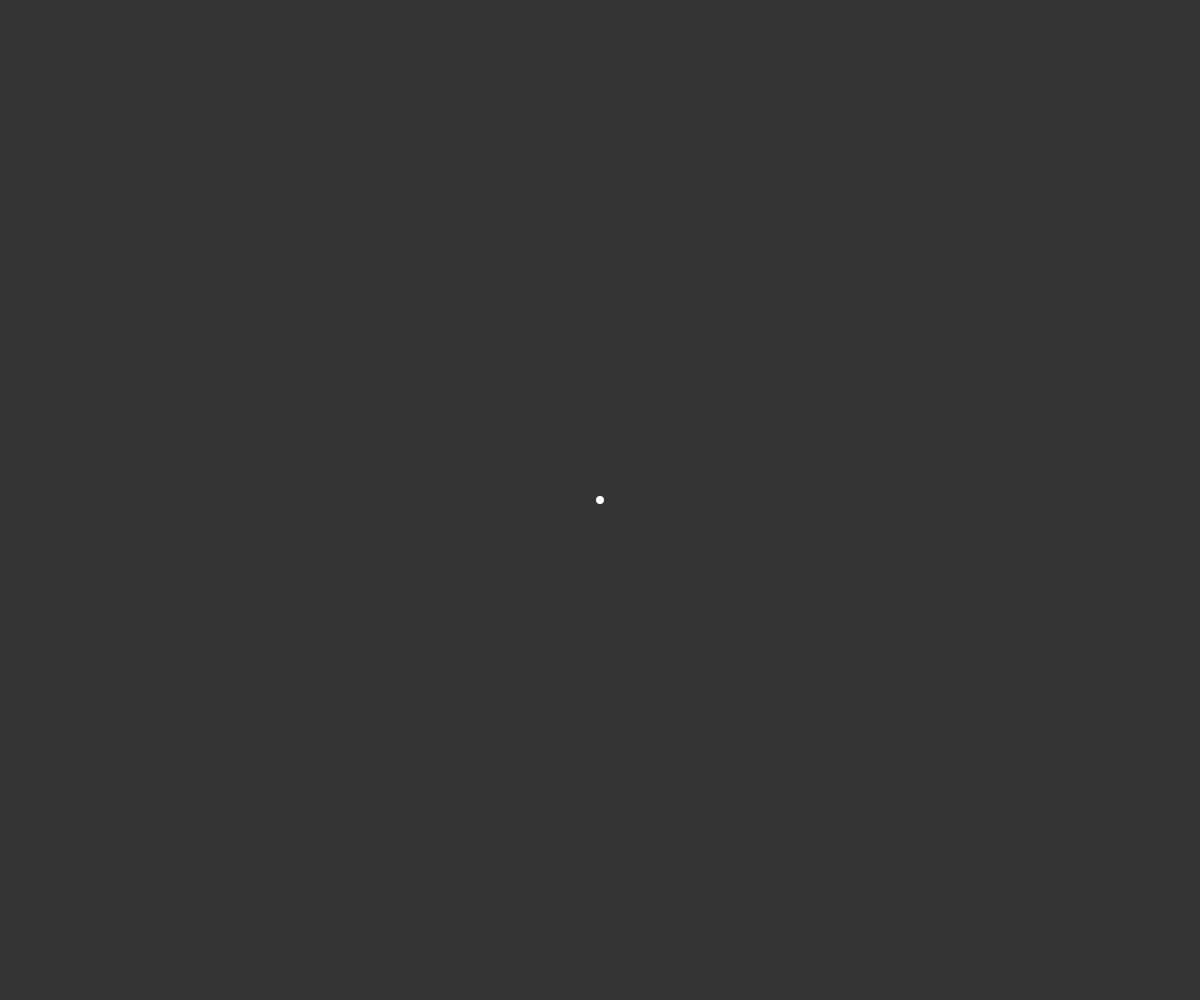
Frame 1 (no input)
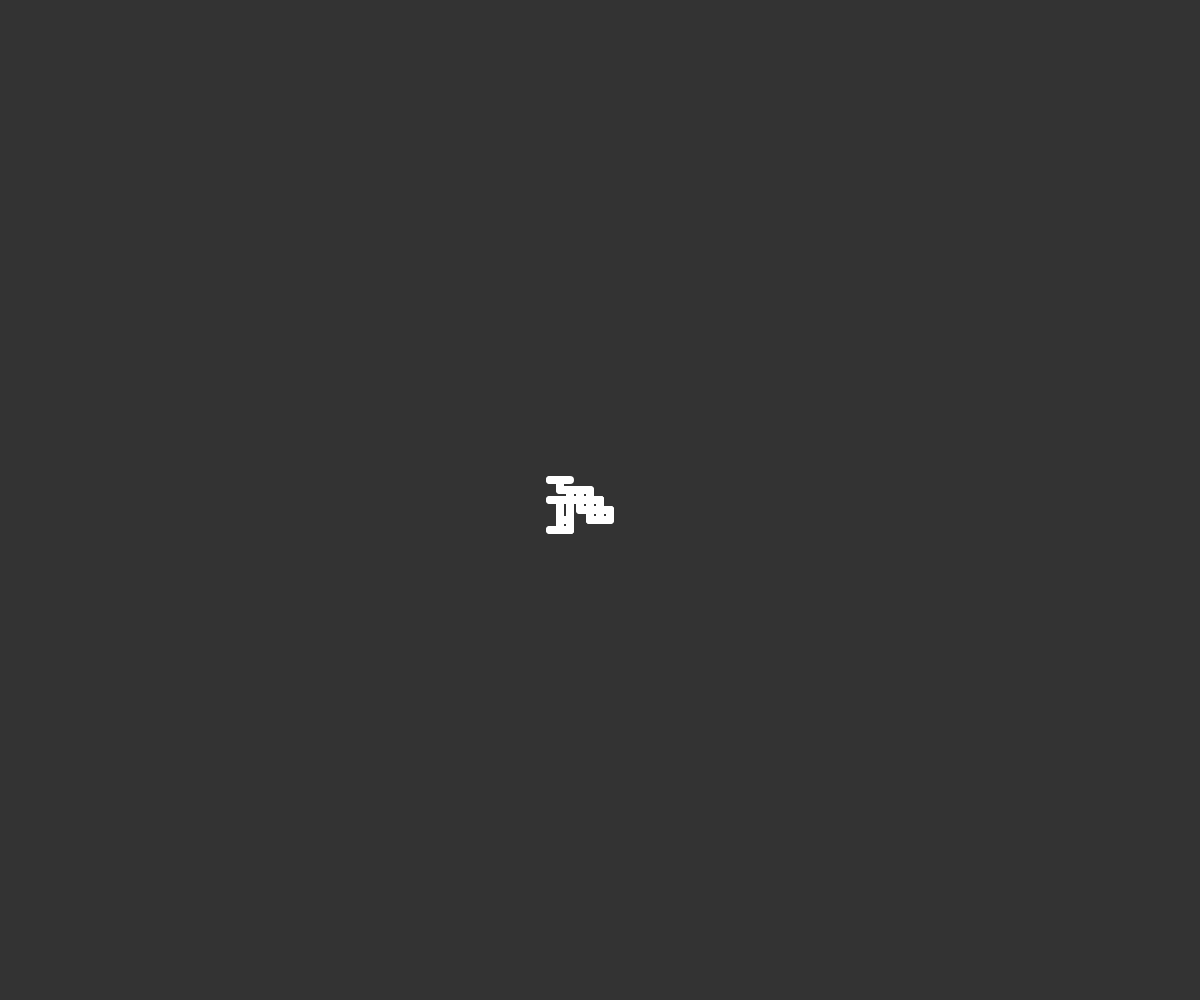
Frame 60 (no input)
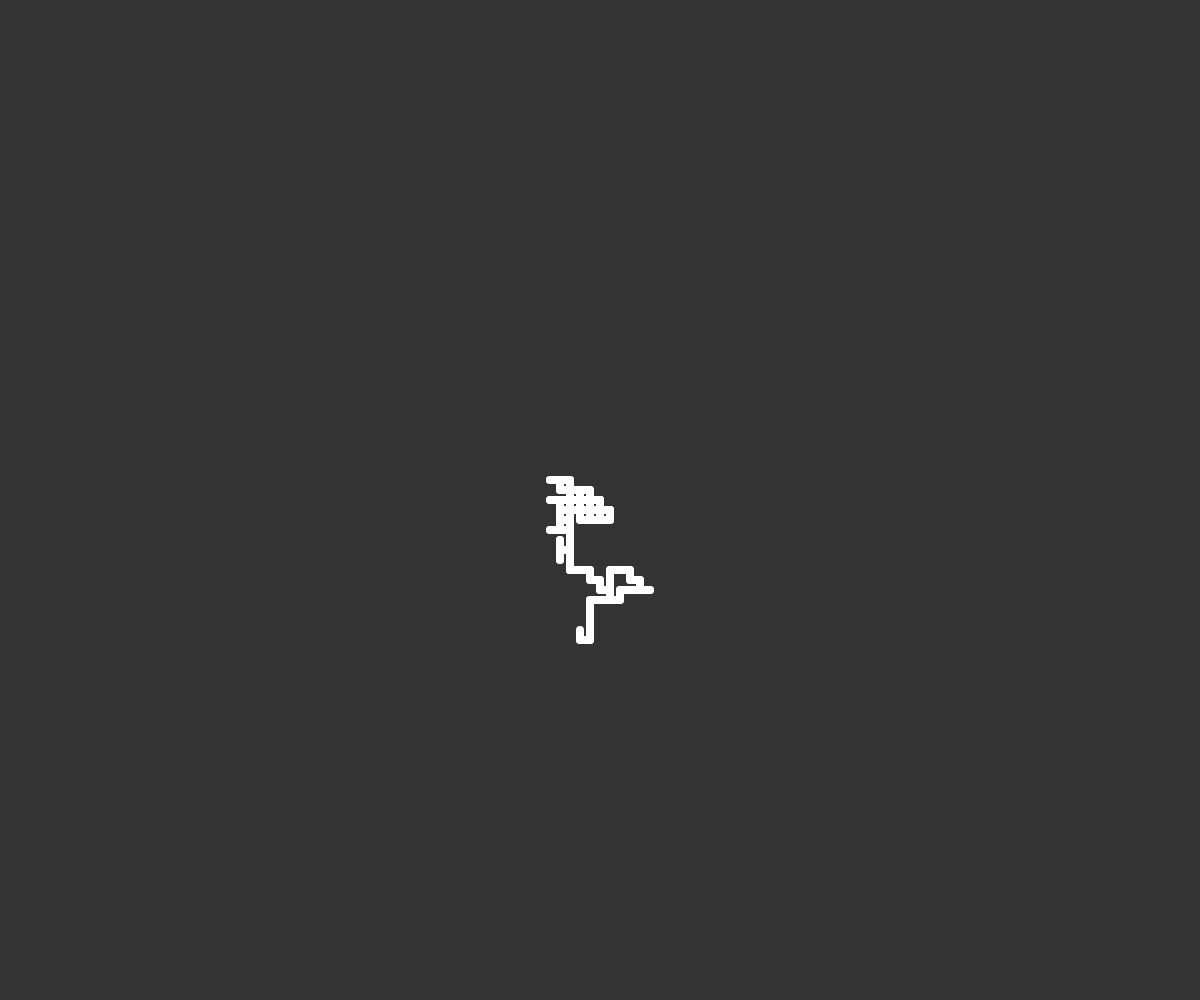
Frame 120 (the mouse pressed at the canvas centre since frame 60)

The p5.js sketch that drew these frames (run headless with seeded random() and noise() and a simulated clock; from frame 60 on, the mouse is pressed at the canvas centre):

// p5.js sketch
// ── sketch.js
let dx = 0;
let dy = 0;
	
	function setup() {
	createCanvas(windowWidth, windowHeight);
	x = width / 2;
	y = height / 2;
	background(51);
}

function draw() {
	let randomNumber = floor(random(4));
	
	stroke(255);
	strokeWeight(8);

	line(x, y, x-dx, y-dy);

	//random walk
	switch (randomNumber) {
		case 0:
		  dx = 10
			x = x + dx;
			dy = 0
			break;
		case 1:
		  dx = -10;
			x = x + dx;
			dy = 0;
			break;
		case 2:
		  dy = 10;
			y = y + dy;
			dx = 0;
			break;
		case 3:
		  dy = -10;
			y = y + dy;
			dx= 0
			break;
	}

}

// ── colors.js
//set a library of colors to choose from
/* 
0: (255, 0, 0)
1: (232, 73, 10)
2: (255, 104, 16)
3: (232, 129, 5)
4: (255, 181, 18)
5: (232, 194, 27)
6: (255, 242, 32)
7: (177, 232, 23)
8: (117, 255, 24)
9: (11, 255, 63)
10: (25, 255, 130)
11: (20, 232, 180)
12: (22, 227, 255)
13: (8, 128, 232)
14: (9, 56, 255)
15: (24, 10, 232)
16: (89, 10, 255)
17: (135, 2, 232)
18: (214, 2, 255)
19: (232, 10, 192)
20: (255, 11, 95)
*/

let reds = [255, 232, 255, 232, 255, 232, 255, 177, 117,
  11, 23, 20, 22, 8, 9, 24, 89, 135, 214, 232, 255
];

let greens = [0, 73, 104, 129, 181, 194, 242, 232, 255,
  255, 255, 232, 227, 128, 56, 10, 10, 2, 2, 10, 11
];

let blues = [0, 10, 16, 5, 18, 27, 32, 23, 24, 63, 130,
  180, 255, 232, 255, 232, 255, 232, 255, 192, 95
];
